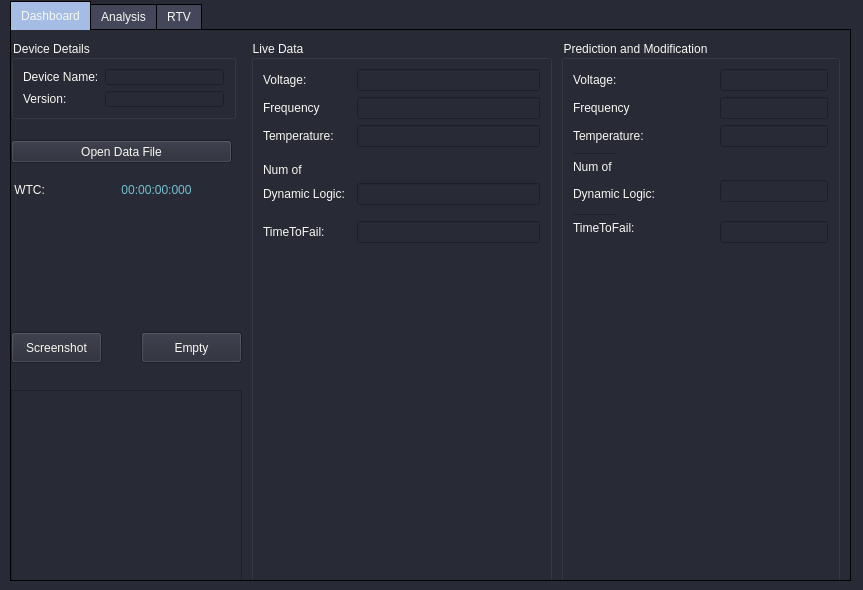
<?xml version="1.0" encoding="UTF-8"?>
<ui version="4.0">
 <class>MainWindow</class>
 <widget class="QMainWindow" name="MainWindow">
  <property name="geometry">
   <rect>
    <x>0</x>
    <y>0</y>
    <width>863</width>
    <height>590</height>
   </rect>
  </property>
  <property name="windowTitle">
   <string>ULTRA-MAIN-PRO</string>
  </property>
  <property name="styleSheet">
   <string notr="true">background-color: #282a36;
color: #f8f8f2;
font: 63 italic 9pt &quot;Lucida Sans&quot;;
border-color: #44475a;
</string>
  </property>
  <widget class="QWidget" name="centralwidget">
   <property name="styleSheet">
    <string notr="true"/>
   </property>
   <widget class="QTabWidget" name="tabWidget">
    <property name="geometry">
     <rect>
      <x>10</x>
      <y>0</y>
      <width>841</width>
      <height>581</height>
     </rect>
    </property>
    <property name="styleSheet">
     <string notr="true">QTabWidget::pane {
    border: 1px solid black;
    background: white;
}

QTabWidget::tab-bar:top {
    top: 1px;
}

QTabWidget::tab-bar:bottom {
    bottom: 1px;
}

QTabWidget::tab-bar:left {
    right: 1px;
}

QTabWidget::tab-bar:right {
    left: 1px;
}

QTabBar::tab {
    border: 1px solid black;
}

QTabBar::tab:selected {
    background: rgb(165, 188, 229);
}

QTabBar::tab:!selected {
    background: #44475a;
}

QTabBar::tab:!selected:hover {
    background: #999;
}

QTabBar::tab:top:!selected {
    margin-top: 3px;
}

QTabBar::tab:bottom:!selected {
    margin-bottom: 3px;
}

QTabBar::tab:top, QTabBar::tab:bottom {
    min-width: 8ex;
    margin-right: -1px;
    padding: 5px 10px 5px 10px;
}

QTabBar::tab:top:selected {
    border-bottom-color: none;
}

QTabBar::tab:bottom:selected {
    border-top-color: none;
}

QTabBar::tab:top:last, QTabBar::tab:bottom:last,
QTabBar::tab:top:only-one, QTabBar::tab:bottom:only-one {
    margin-right: 0;
}

QTabBar::tab:left:!selected {
    margin-right: 3px;
}

QTabBar::tab:right:!selected {
    margin-left: 3px;
}

QTabBar::tab:left, QTabBar::tab:right {
    min-height: 8ex;
    margin-bottom: -1px;
    padding: 10px 5px 10px 5px;
}

QTabBar::tab:left:selected {
    border-left-color: none;
}

QTabBar::tab:right:selected {
    border-right-color: none;
}

QTabBar::tab:left:last, QTabBar::tab:right:last,
QTabBar::tab:left:only-one, QTabBar::tab:right:only-one {
    margin-bottom: 0;
}
</string>
    </property>
    <property name="currentIndex">
     <number>0</number>
    </property>
    <property name="tabsClosable">
     <bool>false</bool>
    </property>
    <property name="tabBarAutoHide">
     <bool>false</bool>
    </property>
    <widget class="QWidget" name="Dashboard">
     <attribute name="title">
      <string>Dashboard</string>
     </attribute>
     <widget class="QGroupBox" name="device_details">
      <property name="geometry">
       <rect>
        <x>0</x>
        <y>10</y>
        <width>225</width>
        <height>79</height>
       </rect>
      </property>
      <property name="title">
       <string>Device Details</string>
      </property>
      <layout class="QGridLayout" name="gridLayout">
       <item row="0" column="0">
        <widget class="QLabel" name="label_deviceName">
         <property name="text">
          <string>Device Name:</string>
         </property>
        </widget>
       </item>
       <item row="0" column="1">
        <widget class="QLineEdit" name="lineEdit_deviceName"/>
       </item>
       <item row="1" column="0">
        <widget class="QLabel" name="label_Version">
         <property name="text">
          <string>Version:</string>
         </property>
        </widget>
       </item>
       <item row="1" column="1">
        <widget class="QLineEdit" name="lineEdit_version"/>
       </item>
      </layout>
     </widget>
     <widget class="QPushButton" name="btn_screenshot">
      <property name="geometry">
       <rect>
        <x>0</x>
        <y>302</y>
        <width>91</width>
        <height>31</height>
       </rect>
      </property>
      <property name="styleSheet">
       <string notr="true"/>
      </property>
      <property name="text">
       <string>Screenshot</string>
      </property>
     </widget>
     <widget class="QLabel" name="label_WTC_clock">
      <property name="geometry">
       <rect>
        <x>70</x>
        <y>150</y>
        <width>151</width>
        <height>20</height>
       </rect>
      </property>
      <property name="styleSheet">
       <string notr="true">color: #72c1d0;
font: 63 italic 16pt &quot;Lucida Sans&quot;;</string>
      </property>
      <property name="text">
       <string>00:00:00:000</string>
      </property>
      <property name="alignment">
       <set>Qt::AlignCenter</set>
      </property>
     </widget>
     <widget class="QLabel" name="label_WTC">
      <property name="geometry">
       <rect>
        <x>0</x>
        <y>150</y>
        <width>61</width>
        <height>20</height>
       </rect>
      </property>
      <property name="styleSheet">
       <string notr="true">font: 16pt &quot;MS Shell Dlg 2&quot;;</string>
      </property>
      <property name="text">
       <string> WTC:  </string>
      </property>
     </widget>
     <widget class="QGroupBox" name="live_data">
      <property name="geometry">
       <rect>
        <x>240</x>
        <y>10</y>
        <width>301</width>
        <height>541</height>
       </rect>
      </property>
      <property name="title">
       <string>Live Data</string>
      </property>
      <layout class="QGridLayout" name="gridLayout_2">
       <item row="5" column="1">
        <widget class="QLabel" name="label_num_of">
         <property name="text">
          <string>Num of </string>
         </property>
        </widget>
       </item>
       <item row="6" column="3">
        <widget class="QLineEdit" name="lineEdit_dynamicLogic"/>
       </item>
       <item row="1" column="1">
        <widget class="QLabel" name="label_frequency">
         <property name="text">
          <string>Frequency</string>
         </property>
        </widget>
       </item>
       <item row="3" column="1">
        <widget class="QLabel" name="label_temperature">
         <property name="text">
          <string>Temperature:</string>
         </property>
        </widget>
       </item>
       <item row="1" column="3">
        <widget class="QLineEdit" name="lineEdit_frequency"/>
       </item>
       <item row="3" column="3">
        <widget class="QLineEdit" name="lineEdit_temperature"/>
       </item>
       <item row="6" column="1">
        <widget class="QLabel" name="label_dynamicLogic">
         <property name="styleSheet">
          <string notr="true"/>
         </property>
         <property name="text">
          <string>Dynamic Logic:</string>
         </property>
        </widget>
       </item>
       <item row="8" column="1">
        <widget class="QLabel" name="label_TTF">
         <property name="text">
          <string>TimeToFail:</string>
         </property>
        </widget>
       </item>
       <item row="0" column="1">
        <widget class="QLabel" name="label_voltage">
         <property name="text">
          <string>Voltage:</string>
         </property>
        </widget>
       </item>
       <item row="0" column="3">
        <widget class="QLineEdit" name="lineEdit_voltage">
         <property name="styleSheet">
          <string notr="true"/>
         </property>
        </widget>
       </item>
       <item row="8" column="3">
        <widget class="QLineEdit" name="lineEdit_TTF"/>
       </item>
       <item row="4" column="1">
        <widget class="QFrame" name="frame_4">
         <property name="frameShape">
          <enum>QFrame::NoFrame</enum>
         </property>
         <property name="frameShadow">
          <enum>QFrame::Raised</enum>
         </property>
        </widget>
       </item>
       <item row="9" column="1" colspan="3">
        <widget class="QFrame" name="frame">
         <property name="minimumSize">
          <size>
           <width>0</width>
           <height>320</height>
          </size>
         </property>
         <property name="frameShape">
          <enum>QFrame::NoFrame</enum>
         </property>
         <property name="frameShadow">
          <enum>QFrame::Raised</enum>
         </property>
        </widget>
       </item>
       <item row="7" column="1">
        <widget class="QFrame" name="frame_3">
         <property name="frameShape">
          <enum>QFrame::NoFrame</enum>
         </property>
         <property name="frameShadow">
          <enum>QFrame::Raised</enum>
         </property>
        </widget>
       </item>
      </layout>
     </widget>
     <widget class="QGroupBox" name="prediction_modification">
      <property name="geometry">
       <rect>
        <x>550</x>
        <y>10</y>
        <width>279</width>
        <height>541</height>
       </rect>
      </property>
      <property name="minimumSize">
       <size>
        <width>0</width>
        <height>0</height>
       </size>
      </property>
      <property name="maximumSize">
       <size>
        <width>16777215</width>
        <height>16777215</height>
       </size>
      </property>
      <property name="title">
       <string>Prediction and Modification</string>
      </property>
      <layout class="QGridLayout" name="gridLayout_3">
       <item row="0" column="0" colspan="2">
        <widget class="QLabel" name="label_14">
         <property name="text">
          <string>Voltage:</string>
         </property>
        </widget>
       </item>
       <item row="1" column="0" colspan="3">
        <widget class="QLabel" name="label_15">
         <property name="text">
          <string>Frequency</string>
         </property>
        </widget>
       </item>
       <item row="10" column="0" colspan="3">
        <widget class="QLabel" name="label_11">
         <property name="text">
          <string>TimeToFail:</string>
         </property>
        </widget>
       </item>
       <item row="0" column="3" colspan="2">
        <widget class="QLineEdit" name="lineEdit_12"/>
       </item>
       <item row="5" column="0" colspan="2">
        <widget class="QLabel" name="label_12">
         <property name="text">
          <string>Num of </string>
         </property>
        </widget>
       </item>
       <item row="6" column="3" colspan="2">
        <widget class="QLineEdit" name="lineEdit_8"/>
       </item>
       <item row="10" column="3" rowspan="2" colspan="2">
        <widget class="QLineEdit" name="lineEdit_9"/>
       </item>
       <item row="2" column="0" rowspan="2" colspan="3">
        <widget class="QLabel" name="label_13">
         <property name="text">
          <string>Temperature:</string>
         </property>
        </widget>
       </item>
       <item row="1" column="3" colspan="2">
        <widget class="QLineEdit" name="lineEdit_10"/>
       </item>
       <item row="2" column="3" rowspan="2" colspan="2">
        <widget class="QLineEdit" name="lineEdit_11"/>
       </item>
       <item row="6" column="0" rowspan="2" colspan="3">
        <widget class="QLabel" name="label_16">
         <property name="text">
          <string>Dynamic Logic:</string>
         </property>
        </widget>
       </item>
       <item row="12" column="0" colspan="5">
        <widget class="QFrame" name="frame_2">
         <property name="minimumSize">
          <size>
           <width>0</width>
           <height>320</height>
          </size>
         </property>
         <property name="frameShape">
          <enum>QFrame::NoFrame</enum>
         </property>
         <property name="frameShadow">
          <enum>QFrame::Raised</enum>
         </property>
        </widget>
       </item>
       <item row="4" column="0">
        <widget class="QFrame" name="frame_5">
         <property name="frameShape">
          <enum>QFrame::StyledPanel</enum>
         </property>
         <property name="frameShadow">
          <enum>QFrame::Raised</enum>
         </property>
        </widget>
       </item>
       <item row="9" column="0">
        <widget class="QFrame" name="frame_6">
         <property name="frameShape">
          <enum>QFrame::StyledPanel</enum>
         </property>
         <property name="frameShadow">
          <enum>QFrame::Raised</enum>
         </property>
        </widget>
       </item>
      </layout>
     </widget>
     <widget class="QGraphicsView" name="graphicsView">
      <property name="geometry">
       <rect>
        <x>0</x>
        <y>360</y>
        <width>231</width>
        <height>192</height>
       </rect>
      </property>
      <property name="styleSheet">
       <string notr="true"/>
      </property>
     </widget>
     <widget class="QPushButton" name="Empty">
      <property name="geometry">
       <rect>
        <x>130</x>
        <y>302</y>
        <width>101</width>
        <height>31</height>
       </rect>
      </property>
      <property name="text">
       <string>Empty</string>
      </property>
     </widget>
     <widget class="QPushButton" name="btn_openDataFile">
      <property name="geometry">
       <rect>
        <x>0</x>
        <y>110</y>
        <width>221</width>
        <height>23</height>
       </rect>
      </property>
      <property name="text">
       <string>Open Data File</string>
      </property>
     </widget>
    </widget>
    <widget class="QWidget" name="Analysis">
     <attribute name="title">
      <string>Analysis</string>
     </attribute>
    </widget>
    <widget class="QWidget" name="RTV">
     <attribute name="title">
      <string>RTV</string>
     </attribute>
    </widget>
   </widget>
  </widget>
 </widget>
 <resources/>
 <connections/>
</ui>
